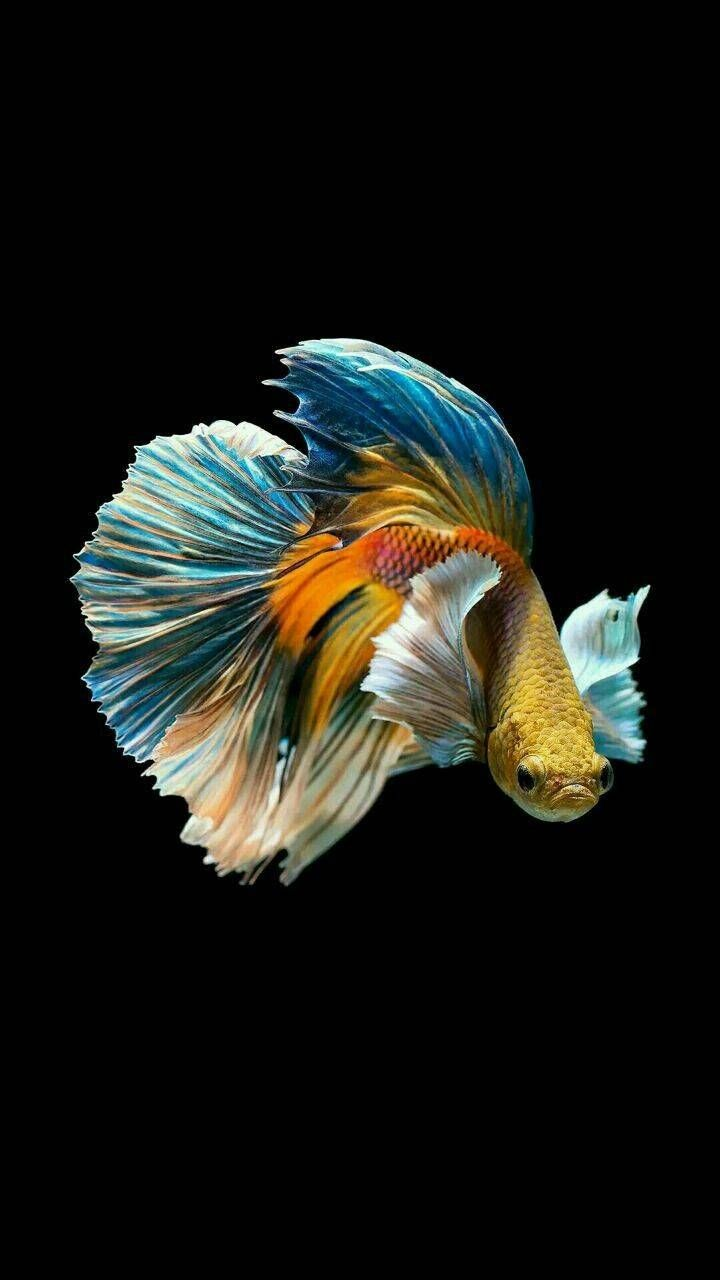
#> input picture sem4-8/beta.jpeg, 720 x 1280 px
$ python filters.py
#> lines starting #> are read from the running program, lines starting #| are printed output that depends on the picture; after the words box and inside, x2 and y2 are one past the last pixel; in counts of white or black regions, pixels touching at a corner belong together
import cv2
import numpy as np

#Open image and resize
img = cv2.imread('beta.jpeg')
#> img is the input picture: shape (1280, 720, 3); mean B, G, R 22.2, 27.3, 26.2
#img = cv2.imread('fractal.jpg')
#img = cv2.imread('fish.jpg')


width_im = int(img.shape[1]*0.5)
#> width_im = 360
height_im = int(img.shape[0]*0.5)
#> height_im = 640
dsize = (width_im, height_im)
#> dsize = (360, 640)
img_rescale = cv2.resize(img, dsize)
h, w = img_rescale.shape[:2]
#> h = 640; w = 360

#Apply filters to the image for an easy manipulation (gray and thresh) and to eliminate noise (gauss and dilero). Canny for borders.
gray_img = cv2.cvtColor(img_rescale, cv2.COLOR_BGR2GRAY)
denoi = cv2.fastNlMeansDenoising(gray_img, 31, 7, 21) #Filtro para quitar ruido
thresh_img = cv2.adaptiveThreshold(denoi, 255, cv2.ADAPTIVE_THRESH_GAUSSIAN_C, cv2.THRESH_BINARY_INV, 53, 15)
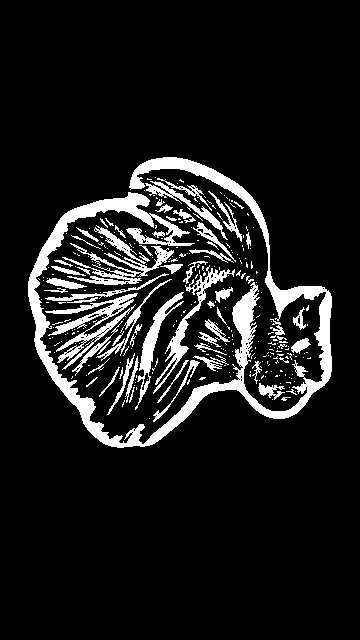
#> thresh_img: shape (640, 360); 10.8% white; 304 white regions (240 under 20 px), largest, box (x1, y1, x2, y2) and area: (28, 157, 332, 448) 12271, (45, 293, 138, 370) 1665, (62, 243, 174, 285) 1218
img_dil = cv2.dilate(thresh_img, None, iterations=1)
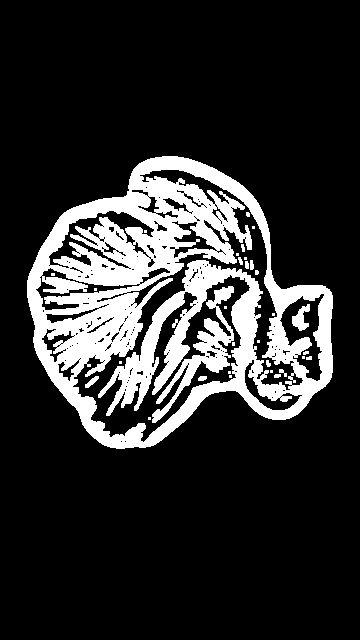
#> img_dil: shape (640, 360); 17.9% white; 32 white regions (19 under 20 px)

#Find the contours in image and then draw them on the actual image.
cnts,_ = cv2.findContours(img_dil, cv2.RETR_LIST, cv2.CHAIN_APPROX_SIMPLE)
#> cnts = 248 contours, 209 with area under 20; largest, box (x1, y1, x2, y2) and area: (27, 156, 333, 449) 61206, (72, 169, 304, 443) 17365, (152, 286, 234, 423) 2166, (279, 293, 325, 382) 2036, (48, 210, 155, 269) 1930
#cv2.drawContours(img_rescale, cnts, -1, (0,255,0), 2)

#Obtain areas of each object in the image and append it to a list.
areas_lst = []
for c in cnts:
    area_cnts = cv2.contourArea(c)
    areas_lst.append(float(area_cnts))
#> this loop made 248 passes
#> area_cnts on passes 14, 16, 23: 27, 57.5, 24
#> after the loop, areas_lst = 248 values, max 61205.5 at index 247, min 2 at index 0, mean 366.2

#Take the two greater values and draw the contours of both of them.
areas_lst.sort()
max_num1 = areas_lst[-1]
#> max_num1 = 61205.5
max_num2 = areas_lst[-2]
#> max_num2 = 17365
for c in cnts:
    area_cnts = cv2.contourArea(c)
    if area_cnts == max_num1:
        outer = c
        cv2.drawContours(img_rescale, [outer], -1, (0,255,0), 2)
    if area_cnts == max_num2:
        inner = c
        cv2.drawContours(img_rescale, [inner], -1, (255,0,0), 2)
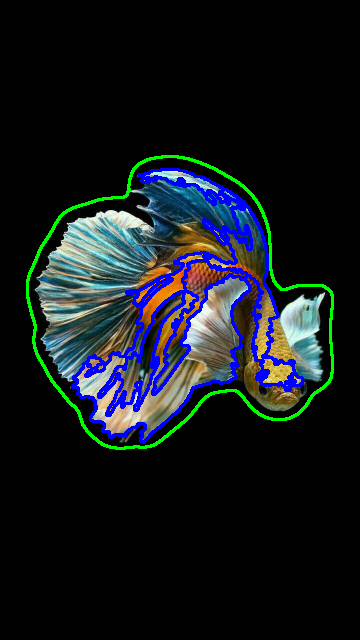
#> img_rescale: shape (640, 360, 3); mean B, G, R 29.8, 25.8, 20.4

#Draw the contours in a new black and white image and calculate the center of the figure.
blank = np.zeros(img_rescale.shape, dtype='uint8')
cv2.drawContours(blank, [outer], -1, (255, 255, 255), 2)
#> blank: shape (640, 360, 3); 1.5% white; 1 white region, box (x1, y1, x2, y2) and area: (26, 155, 334, 450) 3455
cv2.drawContours(blank, [inner], -1, (255, 255, 255), 2)
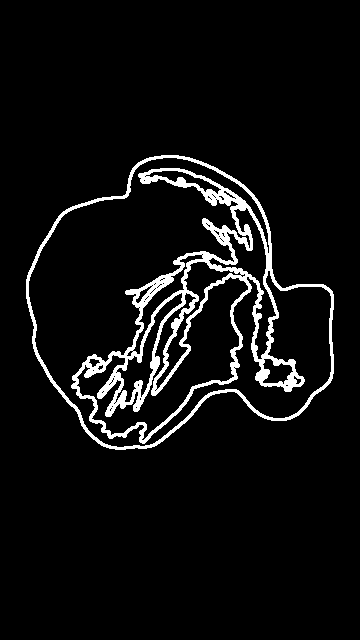
#> blank: shape (640, 360, 3); 5.9% white; 1 white region, box (x1, y1, x2, y2) and area: (26, 155, 334, 450) 13590
canny_img = cv2.Canny(blank, 255, 255)
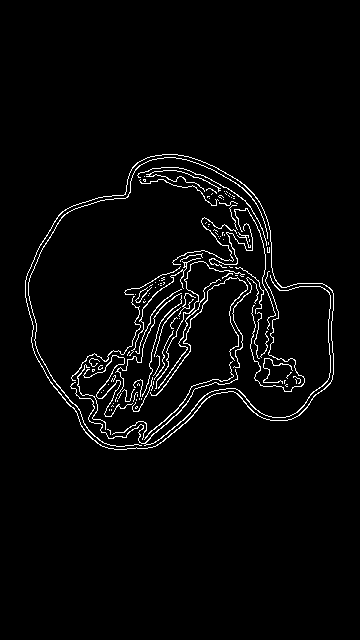
#> canny_img: shape (640, 360); 3% white in thin lines or dots, all inside (x1, y1, x2, y2) = (25, 154, 334, 450)

M = cv2.moments(canny_img)
#> M = moments, m00 1785765, centre m10/m00, m01/m00 = (184.8, 316.6)
cx = int(M['m10']/M['m00'])
#> cx = 184
cy = int(M['m01']/M['m00'])
#> cy = 316
cv2.circle(img_rescale, (cx, cy), 5, (0,0,255), -1)
#> img_rescale: shape (640, 360, 3); 0.04% of pixels changed, all inside (x1, y1, x2, y2) = (179, 311, 190, 322)
cv2.putText(img_rescale, "Center", (cx-20, cy-20), cv2.FONT_ITALIC, 0.5, (0,0,0), 1)
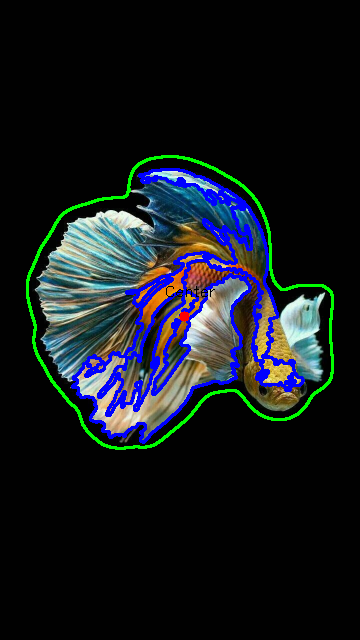
#> img_rescale: shape (640, 360, 3); mean B, G, R 29.6, 25.8, 20.4

#Calculate polar distances and obtain the max and min value inside the blob.
############################################################################################
# create zeros mask 2 pixels larger in each dimension
mask=np.zeros([h + 2,w + 2], np.uint8)


# floodfill white between two polygons at 240,240
#ffimg= thresh.copy()
#ffimg= thresh.copy()
ffimg=cv2.floodFill(canny_img,mask, (0,0), 0)[1]

############################################################################################
#def_img = blank.astype(dtype='uint8')
distimg = cv2.distanceTransform(ffimg, cv2.DIST_L2, 5)
polar = cv2.warpPolar(distimg, dsize, (cx,cy), 500, cv2.INTER_CUBIC + cv2.WARP_POLAR_LINEAR)
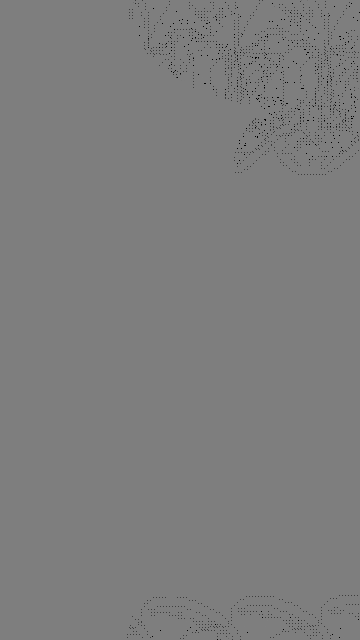
#> polar: shape (640, 360) float32; 0.05% of the values are NaN or infinite; the others: min -3.37e+38, max 3.4e+38, mean nan; drawn with min black, max white, NaN and infinite black


polar_max = np.amax(polar, axis = 1)
#
max_p = 2*np.amax(polar_max)
#> max_p = nan
min_p = 2*np.amin(polar_max)
#> min_p = nan
print(f"Max spacing: {max_p}")
#| Max spacing: nan
print(f"Min spacing: {min_p}\n")
#| Min spacing: nan

cv2.imshow('Noise', denoi)
#cv2.imshow('PillThresh', thresh_img)
#cv2.imshow('PillDilEr', img_dil)
#cv2.imshow('PillDilEr', img_ero)
cv2.imshow('Canny', canny_img)
cv2.imshow('Blank', blank)
cv2.imshow('Cont', img_rescale)

cv2.imwrite('prueba/beta.jpg',img_rescale )

cv2.waitKey(0)
cv2.destroyAllWindows()

#https://stackoverflow.com/questions/36504073/how-to-find-the-distance-between-two-concentric-contours-for-different-angles
#https://stackoverflow.com/questions/57056914/how-to-find-distance-between-two-contours
